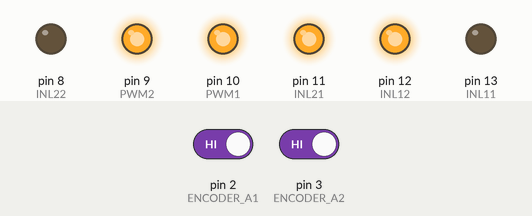
A sketch run on a simulated Arduino Uno, built with avr-gcc and run on an emulated ATmega328P. Shown: output pins drawn as LEDs (lit = HIGH). The test bench sets the inputs (shaded band); at power-on: pin 2 (ENCODER_A1) HIGH, pin 3 (ENCODER_A2) HIGH. What the sketch prints to the serial monitor is not drawn.

Above: at 0.1 s.
Timing chart, 0 to 1.6 s (numbered marks = the images above):
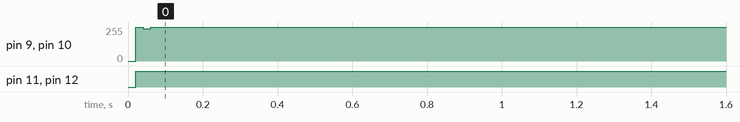

The sketch:

final_20201217.ino
```cpp
#include<MsTimer2.h>//定时器库的头文件
//--------------定义管脚----------
#define ENCODER_A1 2 //电机1
#define ENCODER_B1 4
#define PWM1 10
#define INL11 13
#define INL12 12
#define ENCODER_A2 3 //电机2
#define ENCODER_B2 5
#define PWM2 9
#define INL21 11
#define INL22 8
#define L3 0    //左红外
#define L2 14
#define L1 15
#define M 16    //中红外
#define R1 17   //右红外
#define R2 18
#define R3 19

//----------------定义常值------------
#define PERIOD 20
#define Kp1 7.0
#define Ti1 50.0
#define Td1 10.0
#define Kp2 7.0
#define Ti2 50.0
#define Td2 10.0
//-----------全局变量----------
float V =20; //基础速度
float target1 = 20, t1; //左保守
float target2 = 20, t2; //右速度
volatile long encoderVal1;//编码器1值
float velocity1;//转速1
volatile long encoderVal2;//编码器2值
float velocity2;//转速2
float T = PERIOD;

float q01 = Kp1 * (1 + T / Ti1 + Td1 / T);
float q11 = -Kp1 * (1 + 2 * Td1 / T);
float q21 = Kp1 * Td1 / T;

float q02 = Kp2 * (1 + T / Ti2 + Td2 / T);
float q12 = -Kp2 * (1 + 2 * Td2 / T);
float q22 = Kp2 * Td2 / T;
float u1, ek11, ek12;
float u2, ek21, ek22;
//-----------------测试与转向---------


int item[7] = {0};//红外线数据
void control_lr(void){
  if (digitalRead(M) == HIGH)
  {
    target1 = V;
    target2 = V;
  }
  if (digitalRead(L1) == HIGH) //低右转
  {
    target1 = V * 0.9;
    target2 = V * 0.5;
  }
  if ( digitalRead(R1) == HIGH) //低左转
  {
    target1 = V * 0.5;
    target2 = V * 0.9;
  }
  if ( digitalRead(L2) == HIGH) //中右转
  {
    target1 = V * 0.75;
    target2 = V * 0.15;
  }
  if (digitalRead(R2) == HIGH) //中左转
  {
    target1 = V * 0.15;
    target2 = V * 0.75;
  }
  if ( digitalRead(L3) == HIGH) //直角右转
  {
    target1 = 0.65 * V;
    target2 = 0;
  }
  if (digitalRead(R3) == HIGH) //直角左转
  {
    target1 = 0;
    target2 = 0.65 * V;
  }
  target1 = target1 * 0.6 + t1 * 0.4;
  target2 = target2 * 0.6 + t2 * 0.4;
}
void control_inital(void) {
  velocity1 = (encoderVal1 / 780.0) * 3.1415 * 2.0 * (1000 / PERIOD);
  encoderVal1 = 0;
  int output1 = pidController1(target1, velocity1);
  if(output1>0)
  {
    digitalWrite(INL11, LOW);
    digitalWrite(INL12, HIGH);
    analogWrite(PWM1, output1);
  }
  else
  {
    digitalWrite(INL11, HIGH);
    digitalWrite(INL12, LOW);
    analogWrite(PWM1, abs(output1));
  }

  velocity2 = (encoderVal2 / 780.0) * 3.1415 * 2.0 * (1000 / PERIOD);
  encoderVal2 = 0;
  int output2 = pidController2(-target2, velocity2);
  if(output2>0)
  {
    digitalWrite(INL21, LOW);
    digitalWrite(INL22, HIGH);
    analogWrite(PWM2, output2);
  }
  else
  {
    digitalWrite(INL21, HIGH);
    digitalWrite(INL22, LOW);
    analogWrite(PWM2, abs(output2));
  }
}
void control(void) {
  //control_lr();
  control_inital();
}
void setup() {
 //9, 10两个管脚的PWM由定时器TIMER1产生，这句程序改变PWM的频率，勿删
  TCCR1B = TCCR1B & B11111000 | B00000001 ;
  pinMode( ENCODER_A1, INPUT);
  pinMode( ENCODER_B1, INPUT);
  pinMode( ENCODER_A2, INPUT);
  pinMode( ENCODER_B2, INPUT);
  pinMode(PWM1, OUTPUT);
  pinMode(PWM2, OUTPUT);
  pinMode(INL11, OUTPUT);
  pinMode(INL12, OUTPUT);
  pinMode(INL21, OUTPUT);
  pinMode(INL22, OUTPUT);
  attachInterrupt(0, getEncoder1, CHANGE);
  attachInterrupt(1, getEncoder2, CHANGE);
  Serial.begin (9600);
  MsTimer2::set(PERIOD, control);
  MsTimer2::start();
}
void loop() {
 //撰写代码，使其能够通过“串口绘图器”观察速度波形
  /*Serial.print ("velocity1: ");
  Serial.print (velocity1);
  Serial.print("\r\n");
  Serial.print ("velocity2: ");
  Serial.print (velocity2);
  Serial.print("\r\n");*/

  /*infrared();
  for (int i = 0; i < 7; i++)
  {
    Serial.print(item[i]);
    Serial.print(" ");
  }
  Serial.println();*/

  Serial.print (velocity1);
  Serial.print("\r\n");


}
void infrared(void) {
  item[0] = (digitalRead(L3) == HIGH);
  item[1] = (digitalRead(L2) == HIGH);
  item[2] = (digitalRead(L1) == HIGH);
  item[3] = (digitalRead(M) == HIGH);
  item[4] = (digitalRead(R1) == HIGH);
  item[5] = (digitalRead(R2) == HIGH);
  item[6] = (digitalRead(R3) == HIGH);
}
int pidController1( float targetVelocity, float currentVelocity){
  float ek10;
  ek10 = targetVelocity - currentVelocity;
  u1 = u1 + q01 * ek10 + q11 * ek11 + q21 * ek12;
  if (u1 > 255)
    u1 = 255;
  if (u1 < -255)
    u1 = -255;
  ek12 = ek11;
  ek11 = ek10;
  return (int)u1;
}
int pidController2(float targetVelocity, float currentVelocity) {
  float ek20;
  ek20 = targetVelocity - currentVelocity;
  u2 = u2 + q02 * ek20 + q12 * ek21 + q22 * ek22;
  if (u2 > 255)
    u2 = 255;
  if (u2 < -255)
    u2 = -255;
  ek22 = ek21;
  ek21 = ek20;
  return (int)u2;
}
void getEncoder1(void){
  if (digitalRead(ENCODER_A1) == LOW)
  {
    if (digitalRead(ENCODER_B1) == LOW)
      encoderVal1--;
    else
      encoderVal1++;
  }
  else
  {
    if (digitalRead(ENCODER_B1) == LOW)
      encoderVal1++;
    else
      encoderVal1--;
  }
}
void getEncoder2(void){
  if (digitalRead(ENCODER_A2) == LOW)
  {
    if (digitalRead(ENCODER_B2) == LOW)
      encoderVal2--;
    else
      encoderVal2++;
  }
  else
  {
    if (digitalRead(ENCODER_B2) == LOW)
      encoderVal2++;
    else
      encoderVal2--;
  }
}
```

Measured:
- by itself, pin 9 (PWM2), pin 10 (PWM1): 0/255 → 255/255 at 0.02 s
- by itself, pin 11 (INL21), pin 12 (INL12): LOW → HIGH at 0.02 s
